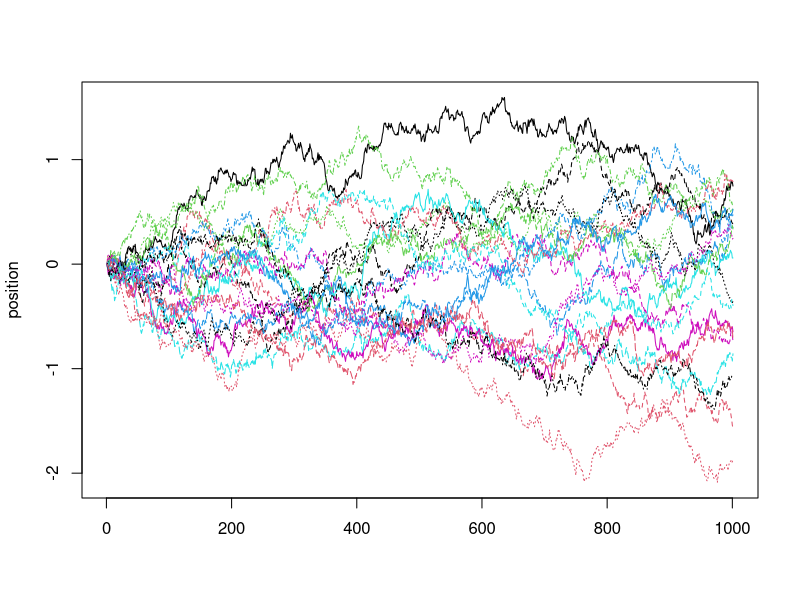
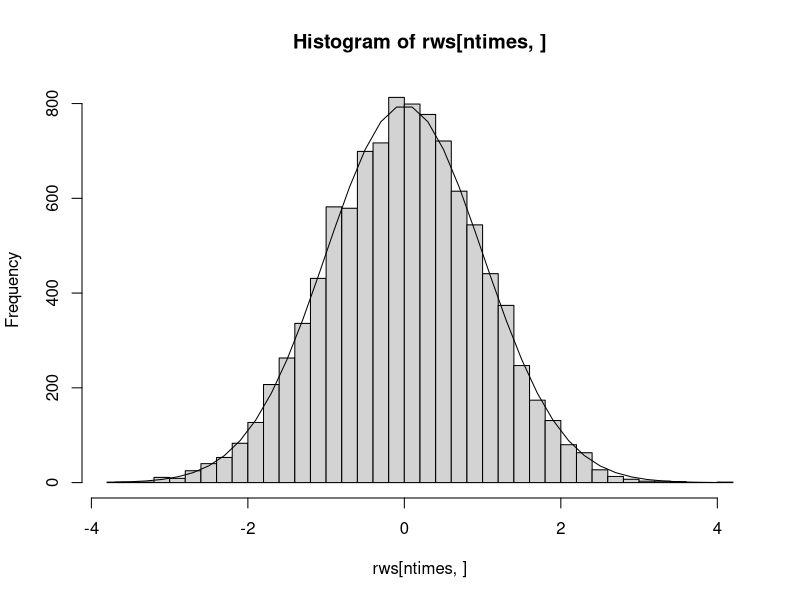
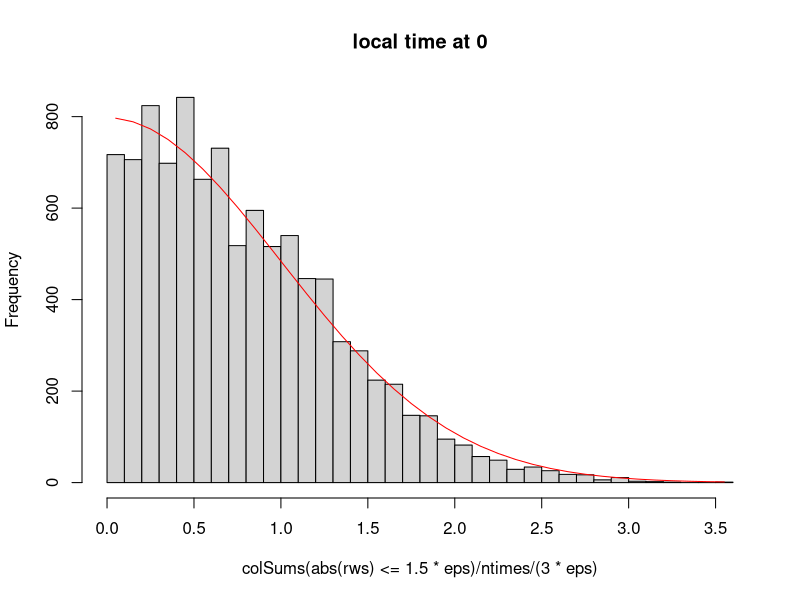
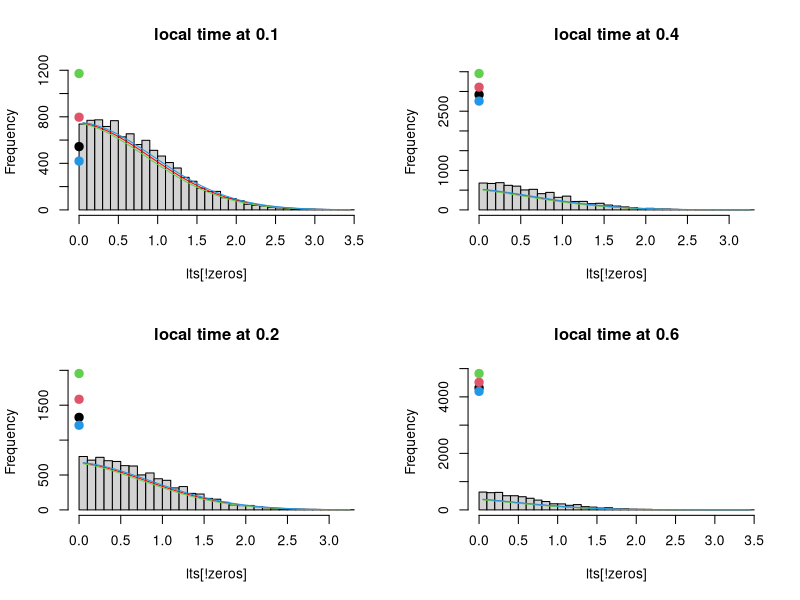
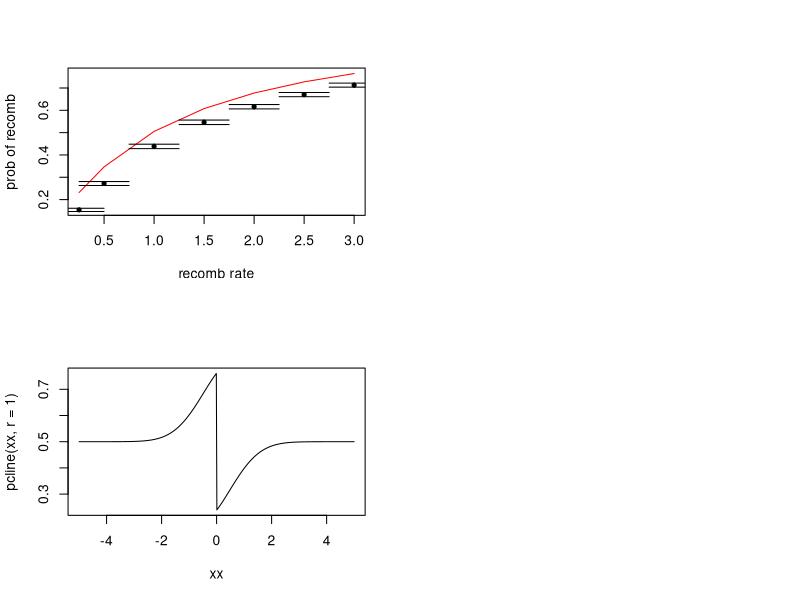

These charts were generated, in order, by the following R code:
## ---- chunk 1
fig.dim <- 5
knitr::opts_chunk$set(fig.width=2*fig.dim,fig.align='center')
## ---- chunk 2
nwalks <- 1e4
ntimes <- 1e3
# want total time to be 1, so:
eps <- 1/sqrt(ntimes)
rws <- matrix( rnorm(nwalks*ntimes)*eps, nrow=ntimes, ncol=nwalks )
rws <- rbind(0,apply(rws,2,cumsum))
matplot(rws[,1:20],type='l', ylab='position')
## ---- chunk 3
xh <- hist(rws[ntimes,],breaks=50)
lines( xh$mids, sum(xh$counts)*diff(pnorm(xh$breaks)) )
## ---- chunk 4
xh <- hist(colSums(abs(rws)<=1.5*eps)/ntimes/(3*eps),main="local time at 0", breaks=30)
lines( xh$mids, sum(xh$counts)*diff( 2*pnorm(xh$breaks)-1 ), col='red' )
## ---- chunk 5
layout(matrix(1:4,nrow=2))
for (loc in c(0.1, 0.2, 0.4, 0.6)) {
    lts <- colSums(abs(rws-loc)<=1.5*eps)/ntimes/(3*eps)
    zeros <- (lts==0)
    pred.zero <- 2*pnorm(abs(loc)+c(0,1.5*eps,-1.5*eps))-1
    xh <- hist(lts[!zeros],main=paste("local time at",loc), breaks=30, ylim=range(c(0,pred.zero*nwalks)))
    lines( xh$mids, sum(!zeros)*diff( 2*pnorm(abs(loc)+xh$breaks)-1 ), col='red' )
    points(rep(0,4), c(sum(zeros),pred.zero*nwalks), col=1:4, pch=20, cex=2)
    # lower bound
    lines( xh$mids, sum(!zeros)*diff( 2*pnorm(abs(loc+1.5*eps)+xh$breaks)-1 ), col=3 )
    # upper bound
    lines( xh$mids, sum(!zeros)*diff( 2*pnorm(abs(loc-1.5*eps)+xh$breaks)-1 ), col=4 )
}
## ---- chunk 6
loc <- 0.1
compare.rates <- as.data.frame( t( sapply( c(0.25,0.5,1,1.5,2,2.5,3), function (rate) {
        visits <- colSums(abs(rws-loc)<=1.5*eps)
        killed <- ( rbinom(ncol(rws),size=visits,prob=rate/ntimes/(3*eps)) > 0 )
        c( 
          rate=rate,
          simulation=mean(killed), 
          theory=1-2 * exp(rate*loc+rate^2/2) * pnorm(loc+rate,lower.tail=FALSE),
          SE=sqrt(mean(killed)*(1-mean(killed))/nwalks)
          )
    } ) ) )
with(compare.rates, {
         plot( rate, theory, type='l', xlab="recomb rate", ylab="prob of recomb", col='red', ylim=range(c(simulation,theory)) ) 
         points( rate, simulation, pch=20 )
         arrows( x0=rate, y0=simulation-2*SE, y1=simulation+2*SE, angle=90, code=3 )
    } )
## ---- chunk 7
zeta <- function (x,r,tau=1,sigma=1) {
    sign(x)*2 * exp(r*tau*(abs(x)/sqrt(tau*sigma)+r*tau/2) + pnorm(abs(x)/sqrt(tau*sigma^2)+r*tau,lower.tail=FALSE,log.p=TRUE))
}
pcline <- function (...) {
    (1/2)*( 1 - zeta(...) )
}
xx <- seq(-5,5,length.out=500)
plot(xx, pcline(xx,r=1), type='l' )
